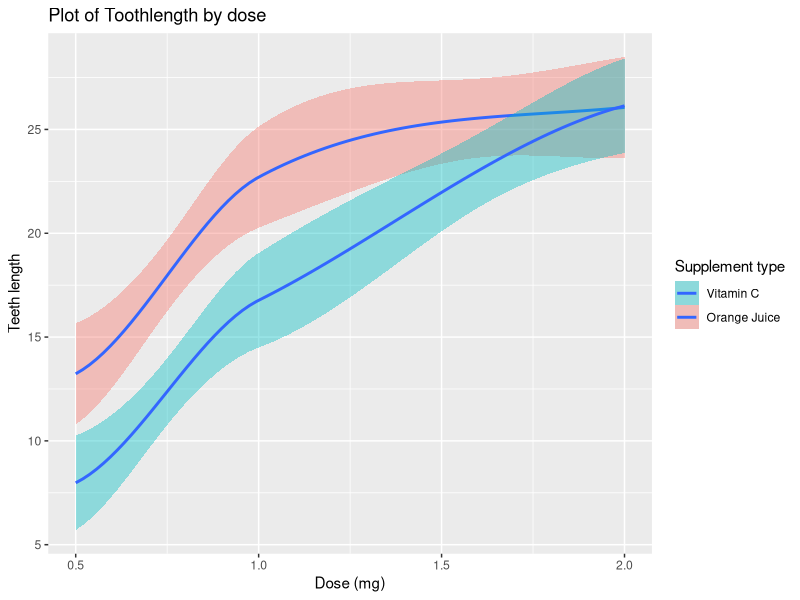

This figure's R source:
## ---- chunk 1
set.seed(123) # this ensures that any psuedo-random computations are always the same
## ---- chunk 2

# UNCOMMENT THE CODE

R.version

sessionInfo()
## ---- chunk 3

# YOUR CODE HERE
library(tidyverse)

sessionInfo()

## ---- chunk 4

# YOUR CODE HERE
iris_tibble = as_tibble(ToothGrowth)
print(iris_tibble)
## ---- chunk 5

# YOUR CODE HERE
iris_tibble %>% filter(supp == 'OJ')

## ---- chunk 6

# YOUR CODE HERE
iris_tibble %>% filter(supp == 'VC') %>% filter(dose >= 1.0)


## ---- chunk 7

# YOUR CODE HERE
iris_tibble %>% 
  group_by(supp) %>% 
  summarise(len = mean(len))

## ---- chunk 8

# YOUR CODE HERE
iris_tibble %>% 
  ggplot(aes(x = dose, y = len, fill= supp)) +
  labs(title = "Plot of Toothlength by dose", x ="Dose (mg)", y = "Teeth length") +
  geom_smooth(data = filter(iris_tibble, supp == 'OJ')) + 
  geom_smooth(data = filter(iris_tibble, supp == 'VC')) +
  scale_fill_discrete(name="Supplement type",
                         breaks=c("VC", "OJ"),
                         labels=c("Vitamin C", "Orange Juice"))

